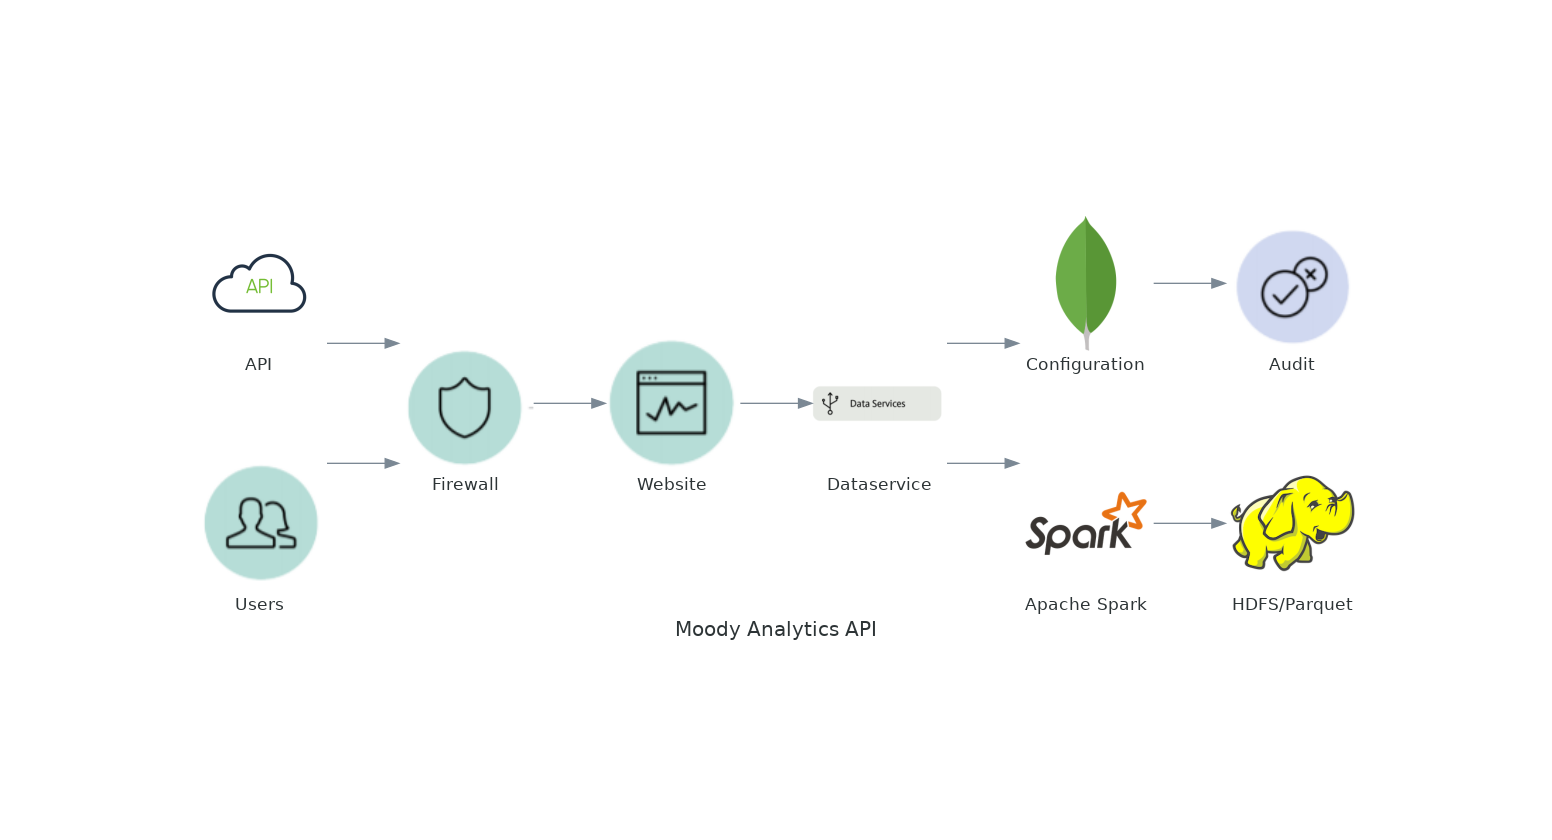

The script that drew this image:
from diagrams import Diagram, Cluster
from diagrams.aws.compute import EC2
from diagrams.aws.database import RDS
from diagrams.aws.network import ELB
from diagrams.custom import Custom
from diagrams.onprem.database import MongoDB
from diagrams.onprem.analytics import Spark
from diagrams.onprem.analytics import Hadoop
#from diagrams.programming.framework.Fastapi import FastAPI
#diagrams.onprem.client.Client

with Diagram("Moody Analytics API", show=False, filename="mingrammer", direction="LR"):
    #ELB("lb") >> EC2("web") >> RDS("userdb")
    api = Custom("API", "./resources/api.png")
    users = Custom("Users", "./resources/users.png")
    firewall = Custom("Firewall", "./resources/firewall.png")
    website = Custom("Website", "./resources/website.png")
    data_service = Custom("Dataservice", "./resources/data_service.png")
    mongodb = MongoDB("Configuration")
    spark = Spark("Apache Spark")
    hadoop = Hadoop("HDFS/Parquet")
    audit = Custom("Audit", "./resources/audit.png")
    
    # with Cluster("Service Cluster"):
    #     service_cluster = [
    #         mongodb("Configuration"),
    #         data_service("Data Services"),
    #         spark("Apache Spark")]

    api >> firewall 
    users >> firewall
    firewall >> website 
    website >> data_service
    data_service >> mongodb 
    data_service >> spark
    spark >> hadoop
    mongodb >> audit
